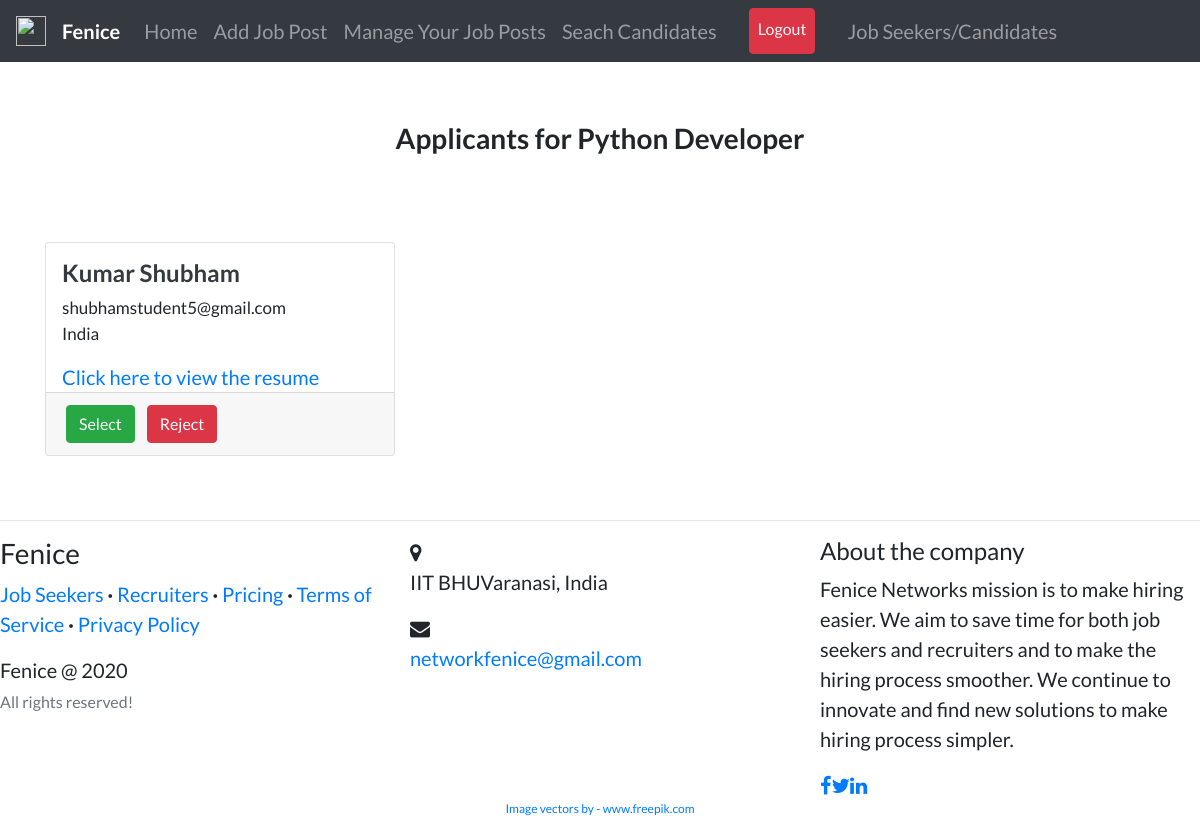
/hiring/job/job-post-test-1/applicants (signed in), run on the app's committed database.
### recruiters/models.py (models this page shows, shortened)
class Job(models.Model):
    recruiter = models.ForeignKey(
        User, related_name='jobs', on_delete=models.CASCADE)
    title = models.CharField(max_length=255)
    company = models.CharField(max_length=200)
    location = models.CharField(max_length=255)
    description = models.TextField()
    skills_req = models.CharField(max_length=200)
    job_type = models.CharField(
        max_length=30, choices=CHOICES, default='Full Time', null=True)
    link = models.URLField(null=True, blank=True)
    slug = AutoSlugField(populate_from='title', unique=True, null=True)
    date_posted = models.DateTimeField(default=timezone.now)

### candidates/models.py (models this page shows, shortened)
class Profile(models.Model):
    user = models.OneToOneField(
        User, on_delete=models.CASCADE, primary_key=True, related_name='profile')
    full_name = models.CharField(max_length=200, null=True, blank=True)
    country = CountryField(null=True, blank=True)
    location = models.CharField(max_length=255, null=True, blank=True)
    resume = models.FileField(upload_to='resumes', null=True, blank=True)
    grad_year = models.IntegerField(blank=True)
    looking_for = models.CharField(
        max_length=30, choices=CHOICES, default='Full Time', null=True)
    slug = AutoSlugField(populate_from='user', unique=True)

### recruiters/views.py (the view)
# urls.py: path('job/<slug>/applicants', views.applicant_list, name='applicant-list'),
@login_required
def applicant_list(request, slug):
    job = get_object_or_404(Job, slug=slug)
    applicants = Applicants.objects.filter(job=job).order_by('date_posted')
    profiles = []
    for applicant in applicants:
        profile = Profile.objects.filter(user=applicant.applicant).first()
        profiles.append(profile)
    context = {
        'rec_navbar': 1,
        'profiles': profiles,
        'job': job,
    }
    return render(request, 'recruiters/applicant_list.html', context)

### recruiters/templates/recruiters/applicant_list.html (shortened to what this page needs)
{% extends "users/layout.html" %} {% load static %} {% block content %}
<br /><br />
<div>
  <h3 class="text-center">
    <b>Applicants for {{job.title}}</b>
  </h3>
  <br />
  {% if profiles %}
  <div class="row">
    {% for profile in profiles %}
    <div class="col-md-4">
      <div class="card card-signin my-5">
        <span class="ml-3 mt-3">
          <a href="{% url 'profile-view' profile.slug %}">
            {% if profile.full_name %}
            <h4 class="text-dark">
              <b>{{profile.full_name}}</b>
            </h4>
            {% else %}
            <h4 class="text-dark">
              <b>{{profile.user.username}}</b>
            </h4>
            {% endif %}
          </a>
          <p style="font-size: 17px">
            {{profile.user.email}}<br />{{profile.country.name}}
          </p>
          {% if profile.resume %}
          <a href="{{profile.resume.url}}">Click here to view the resume</a>
          {% else %}
          <p>No Resume Provided!</p>
          {% endif %}
        </span>
        <div class="card-footer">
          <a
            class="btn btn-success mr-2"
            href="{% url 'select-applicant' can_id=profile.slug job_id=job.slug %}"
            >Select
          </a>
          <a
            class="btn btn-danger mr-2"
            href="{% url 'remove-applicant' can_id=profile.slug job_id=job.slug %}"
            >Reject
          </a>
        </div>
      </div>
    </div>
    {% endfor %}
  </div>
  {% endif %}
</div>
{% endblock content %}

### users/templates/users/layout.html (style rules this page uses)
body { font-family: "Lato"; font-size: 20px; }

### data on the page
Job: title "Python Developer"
Profile: full_name "Kumar Shubham", user.email "shubhamstudent5@gmail.com", country.name "India"
